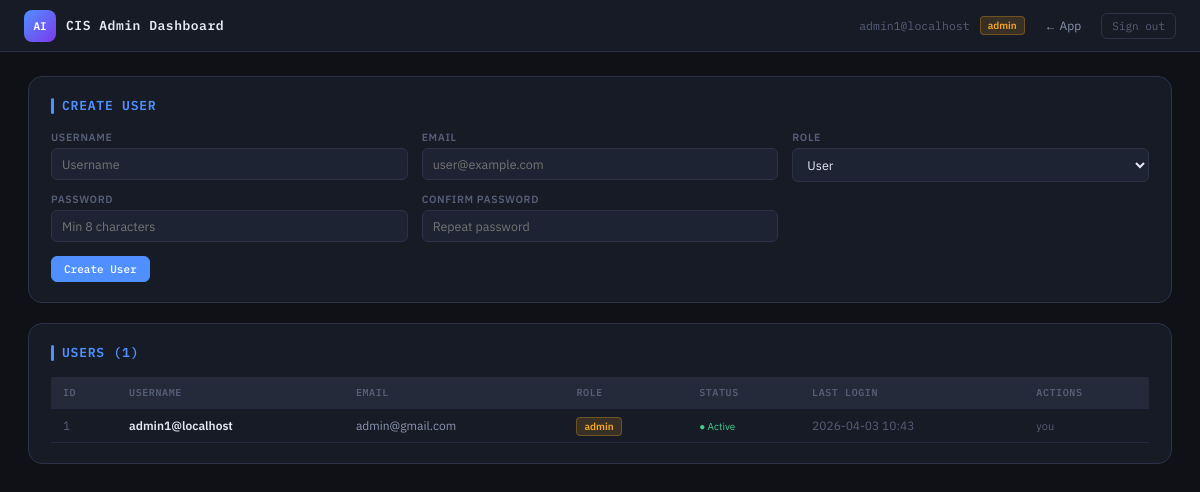
Page /admin/ (signed in) on the earlier database version.
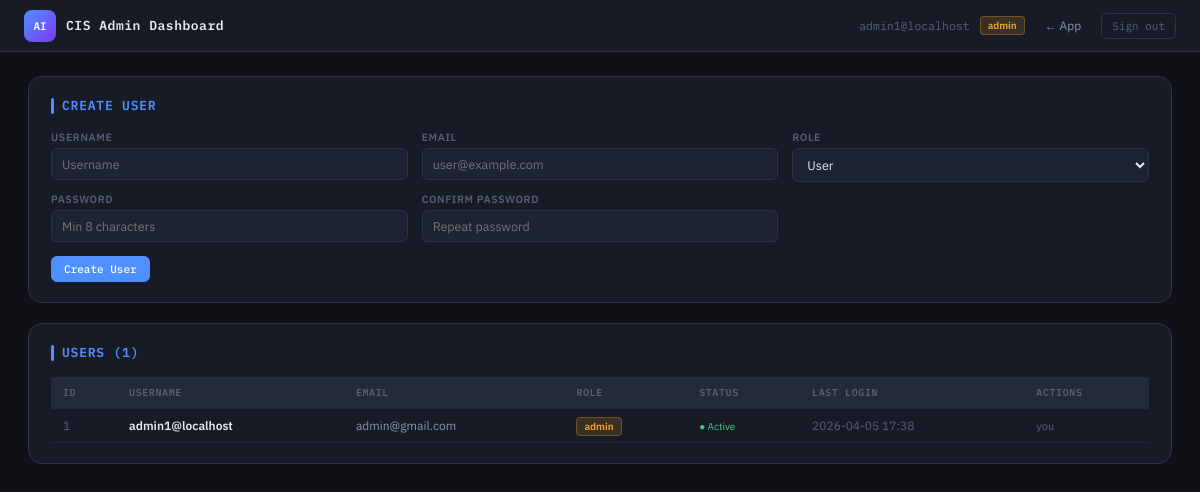
Same page on the later database version.
### models.py (models this page shows, shortened)
class User(UserMixin, db.Model):
    __tablename__ = "users"
    id           = db.Column(db.Integer,     primary_key=True)
    username     = db.Column(db.String(64),  unique=True, nullable=False, index=True)
    email        = db.Column(db.String(120), unique=True, nullable=False, index=True)
    password_hash= db.Column(db.String(256), nullable=False)
    role         = db.Column(db.String(16),  nullable=False, default="user")
    is_active    = db.Column(db.Boolean,     nullable=False, default=True)
    created_at   = db.Column(db.DateTime,    default=lambda: datetime.now(timezone.utc))
    last_login   = db.Column(db.DateTime,    nullable=True)
    @property
    def is_admin(self) -> bool:
        return self.role == "admin"

### app.py (the view)
@admin_bp.route("/")
@admin_required
def dashboard():
    users = User.query.order_by(User.created_at.desc()).all()
    form  = RegisterForm()
    return render_template("admin.html", users=users, form=form)

### forms.py (shortened to what this page needs)
class RegisterForm(FlaskForm):
    username  = StringField(
        "Username",
        validators=[DataRequired(), Length(min=3, max=64)],
        render_kw={"placeholder": "Username"},
    )
    email     = StringField(
        "Email",
        validators=[DataRequired(), Email(), Length(max=120)],
        render_kw={"placeholder": "user@example.com"},
    )
    password  = PasswordField(
        "Password",
        validators=[DataRequired(), Length(min=8, max=128)],
        render_kw={"placeholder": "Min 8 characters"},
    )
    password2 = PasswordField(
        "Confirm Password",
        validators=[DataRequired(), EqualTo("password", message="Passwords must match.")],
        render_kw={"placeholder": "Repeat password"},
    )
    role      = SelectField(
        "Role",
        choices=[(r, r.capitalize()) for r in ROLES],
        default="user",
    )
    submit    = SubmitField("Create User")

### app.py (called while the page is built)
def admin_required(f):
    @functools.wraps(f)
    @login_required
    def wrapped(*args, **kwargs):
        if not current_user.is_admin:
            abort(403)
        return f(*args, **kwargs)
    return wrapped

def create_app():
    app = Flask(__name__)
    app.config.from_object(get_config())
    db.init_app(app)
    login_manager.init_app(app)
    csrf.init_app(app)
    limiter.init_app(app)
    from models import User as _User
    @login_manager.user_loader
    def load_user(user_id):
        return _User.query.get(int(user_id))
    app.register_blueprint(auth_bp)
    app.register_blueprint(admin_bp)
    app.register_blueprint(cis_bp)
    with app.app_context():
        db.create_all()
    @app.errorhandler(403)
    def forbidden(e):
        return render_template("errors/403.html"), 403
    @app.errorhandler(404)
    def not_found(e):
        return render_template("errors/404.html"), 404
    @app.errorhandler(500)
    def server_error(e):
        return render_template("errors/500.html"), 500
    return app

### templates/admin.html (shortened to what this page needs)
<!DOCTYPE html>
<html lang="en">
<head>
</head>
<body>
<div class="topbar">
  <div class="brand">
    <div class="brand-mark">AI</div>
    <div>
      <div class="brand-title">CIS Admin Dashboard</div>
    </div>
  </div>
  <div class="topbar-right">
    <span class="user-badge">{{ current_user.username }}</span>
    <span class="admin-chip">admin</span>
    <a href="{{ url_for('cis.index') }}" class="nav-link">← App</a>
    <form method="POST" action="{{ url_for('auth.logout') }}" style="display:inline">
      <button type="submit" class="btn-logout">Sign out</button>
    </form>
  </div>
</div>
<main class="main">
  <div class="card">
    <div class="card-title">Create User</div>
    <form method="POST" action="{{ url_for('admin.create_user') }}" novalidate>
      <div class="form-grid">
        <div class="field">
          {{ form.username.label }}
          {{ form.username() }}
        </div>
        <div class="field">
          {{ form.email.label }}
          {{ form.email() }}
        </div>
        <div class="field">
          {{ form.role.label }}
          {{ form.role() }}
        </div>
        <div class="field">
          {{ form.password.label }}
          {{ form.password() }}
        </div>
        <div class="field">
          {{ form.password2.label }}
          {{ form.password2() }}
        </div>
      </div>
      {{ form.submit(class="btn btn-primary") }}
    </form>
  </div>
  <div class="card">
    <div class="card-title">Users ({{ users | length }})</div>
    <table class="tbl">
      <thead>
        <tr>
          <th>ID</th><th>Username</th><th>Email</th><th>Role</th>
          <th>Status</th><th>Last Login</th><th>Actions</th>
        </tr>
      </thead>
      <tbody>
        {% for u in users %}
        <tr>
          <td style="color:var(--text-3)">{{ u.id }}</td>
          <td style="font-weight:600">{{ u.username }}</td>
          <td style="color:var(--text-2)">{{ u.email }}</td>
          <td><span class="role-{{ u.role }}">{{ u.role }}</span></td>
          <td>
            {% if u.is_active %}
              <span class="status-active">● Active</span>
            {% else %}
              <span class="status-inactive">○ Inactive</span>
            {% endif %}
          </td>
          <td style="color:var(--text-3)">
            {{ u.last_login.strftime('%Y-%m-%d %H:%M') if u.last_login else '—' }}
          </td>
          <td>
            {% if u.id != current_user.id %}
            <details style="display:inline-block;position:relative">
              <summary class="btn" style="list-style:none;cursor:pointer">Edit</summary>
              <div style="position:absolute;right:0;top:28px;z-index:50;background:var(--surface-2);border:1px solid var(--border);border-radius:10px;padding:14px;min-width:200px">
                <form method="POST" action="{{ url_for('admin.edit_user', user_id=u.id) }}" novalidate>
                  <input type="hidden" name="csrf_token" value="{{ csrf_token() }}">
                  <div class="field" style="margin-bottom:10px">
                    <label>Role</label>
                    <select name="role">
                      <option value="user"  {% if u.role=='user'  %}selected{% endif %}>User</option>
                      <option value="admin" {% if u.role=='admin' %}selected{% endif %}>Admin</option>
                    </select>
                  </div>
                  <label class="checkbox-row" style="margin-bottom:12px">
                    <input type="checkbox" name="is_active" {% if u.is_active %}checked{% endif %}> Active
                  </label>
                  <button type="submit" class="btn btn-primary" style="width:100%">Save</button>
                </form>
              </div>
            </details>
            <form method="POST" action="{{ url_for('admin.delete_user', user_id=u.id) }}" style="display:inline" onsubmit="return confirm('Delete {{ u.username }}?')">
              <input type="hidden" name="csrf_token" value="{{ csrf_token() }}">
              <button type="submit" class="btn btn-danger">Delete</button>
            </form>
            {% else %}
            <span style="color:var(--text-3);font-size:11px">you</span>
            {% endif %}
          </td>
        </tr>
        {% endfor %}
      </tbody>
    </table>
  </div>
</main>
</body>
</html>

### templates/admin.html (style rules this page uses)
:root { --bg:#0f1117;--surface:#171b26;--surface-2:#1e2333;--surface-3:#252a3a; --border:#2c3349;--accent:#4f8fff;--accent-dim:#1e3a6e;--accent-glow:rgba(79,143,255,.18); --green:#3ecf8e;--red:#ff5f5f;--amber:#f5a623; --text:#e4e9f4;--text-2:#8b95b0;--text-3:#565e78; --mono:'IBM Plex Mono',monospace;--sans:'IBM Plex Sans',system-ui,sans-serif; }
*,*::before,*::after { box-sizing:border-box;margin:0;padding:0 }
html { font-size:13px }
body { font-family:var(--sans);background:var(--bg);color:var(--text);min-height:100vh }
.topbar { position:sticky;top:0;z-index:100;background:var(--surface);border-bottom:1px solid var(--border);padding:0 24px;height:52px;display:flex;align-items:center;justify-content:space-between;gap:12px }
.brand { display:flex;align-items:center;gap:10px }
.brand-mark { width:32px;height:32px;background:linear-gradient(135deg,var(--accent),#7c3aed);border-radius:8px;display:grid;place-items:center;font-family:var(--mono);font-weight:600;font-size:11px;color:#fff }
.brand-title { font-family:var(--mono);font-weight:600;font-size:13px;letter-spacing:.04em }
.topbar-right { display:flex;align-items:center;gap:10px }
.user-badge { font-size:11.5px;color:var(--text-3);font-family:var(--mono) }
.admin-chip { font-size:10px;font-weight:600;padding:2px 7px;border-radius:4px;background:rgba(245,166,35,.15);color:var(--amber);border:1px solid rgba(245,166,35,.3) }
.nav-link { font-size:12px;color:var(--text-2);text-decoration:none;padding:5px 10px;border-radius:6px;transition:all .15s }
.btn-logout { font-family:var(--mono);font-size:11px;padding:5px 10px;background:transparent;border:1px solid var(--border);border-radius:6px;color:var(--text-3);cursor:pointer;transition:all .15s }
.main { padding:24px 28px }
.card { background:var(--surface);border:1px solid var(--border);border-radius:14px;padding:20px 22px;margin-bottom:20px }
.card-title { font-family:var(--mono);font-weight:600;font-size:13px;color:var(--accent);letter-spacing:.06em;text-transform:uppercase;margin-bottom:16px;display:flex;align-items:center;gap:8px }
.card-title::before { content:'';display:inline-block;width:3px;height:16px;background:var(--accent);border-radius:2px }
.tbl { width:100%;border-collapse:collapse }
.tbl th,.tbl td { padding:9px 12px;text-align:left;font-size:12px;border-bottom:1px solid var(--border-soft, #232840) }
.tbl th { font-family:var(--mono);font-size:10px;font-weight:600;color:var(--text-3);text-transform:uppercase;letter-spacing:.06em;background:var(--surface-3) }
.role-admin { font-size:10px;font-weight:600;padding:2px 7px;border-radius:4px;background:rgba(245,166,35,.15);color:var(--amber);border:1px solid rgba(245,166,35,.3) }
.status-active { font-size:10px;color:var(--green) }
.form-grid { display:grid;grid-template-columns:repeat(3,1fr);gap:10px 14px;margin-bottom:14px }
.field { display:flex;flex-direction:column;gap:4px }
.field label { font-size:10.5px;font-weight:600;color:var(--text-3);letter-spacing:.06em;text-transform:uppercase }
.field input,.field select { background:var(--surface-2);border:1px solid var(--border);border-radius:6px;color:var(--text);font-family:var(--sans);font-size:12.5px;padding:7px 10px;transition:border-color .15s }
.field select option { background:var(--surface-3) }
.btn { font-family:var(--mono);font-size:11px;font-weight:500;padding:5px 12px;border-radius:6px;cursor:pointer;transition:all .15s;border:1px solid var(--border);background:var(--surface-2);color:var(--text-2) }
.btn-primary { background:var(--accent);border-color:var(--accent);color:#fff }

Differences in the rows shown:
changed User "admin1@localhost": last_login "2026-04-03 10:43" → "2026-04-05 17:38"
